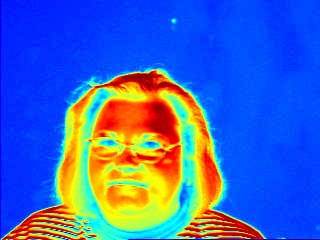
#> input picture Dataset/Sorted Thermal Dataset/fake_thermal/T-1389.jpg, 320 x 240 px, found by its file name; its folder holds 4 pictures in this run
$ jupyter execute Dataset_BMP_to_JPG.ipynb
#> lines starting #> are read from the running program, lines starting #| are printed output that depends on the picture; pictures that were not available may be replaced by others from this repository, and a replacement may not be noted
[cell 1]
from google.colab import drive
drive.mount('/content/drive')

from PIL import Image
import os

# Input and output root directories
input_root = '/content/drive/MyDrive/output_dataset'
output_root = '/content/drive/MyDrive/output_dataset_jpg'

# Create output folders
os.makedirs(os.path.join(output_root, 'thermal'), exist_ok=True)
os.makedirs(os.path.join(output_root, 'visual'), exist_ok=True)

# Helper function to convert images
def convert_bmp_to_jpg(input_folder, output_folder):
    for filename in os.listdir(input_folder):
        if not filename.lower().endswith('.bmp'):
            continue

        bmp_path = os.path.join(input_folder, filename)
        jpg_filename = os.path.splitext(filename)[0] + '.jpg'
        jpg_path = os.path.join(output_folder, jpg_filename)

        try:
            with Image.open(bmp_path) as img:
                rgb_img = img.convert('RGB')  # Ensure it's in RGB format
                rgb_img.save(jpg_path, 'JPEG')
        except Exception as e:
            print(f"Failed to convert {filename}: {e}")

# Convert thermal and visual folders
convert_bmp_to_jpg(os.path.join(input_root, 'thermal'), os.path.join(output_root, 'thermal'))
convert_bmp_to_jpg(os.path.join(input_root, 'visual'), os.path.join(output_root, 'visual'))

# Summary
print("Conversion complete!")
print(f"Thermal JPGs: {len(os.listdir(os.path.join(output_root, 'thermal')))}")
print(f"Visual JPGs:  {len(os.listdir(os.path.join(output_root, 'visual')))}")

[cell 2]
from google.colab import drive
drive.mount('/content/drive')

import os
import cv2

# Input folder: visual images (.jpg)
visual_input_dir = '/content/drive/MyDrive/output_dataset_jpg/visual'
# Output folder: fake thermal images (grayscale)
fake_thermal_output_dir = '/content/drive/MyDrive/output_dataset_jpg/fake_thermal'

# Create output directory if it doesn't exist
os.makedirs(fake_thermal_output_dir, exist_ok=True)

# Process each visual image
for filename in os.listdir(visual_input_dir):
    if not filename.lower().endswith('.jpg'):
        continue

    input_path = os.path.join(visual_input_dir, filename)

    # Extract the number from "V-24.jpg" to reuse in "T-24.jpg"
    image_number = filename.split('-')[-1]  # e.g., '24.jpg'
    thermal_filename = f"T-{image_number}"
    output_path = os.path.join(fake_thermal_output_dir, thermal_filename)

    try:
        # Load image
        img = cv2.imread(input_path)
#> img is the input picture: shape (240, 320, 3); mean B, G, R 188.2, 101.9, 64.9

        # Convert to grayscale
        gray = cv2.cvtColor(img, cv2.COLOR_BGR2GRAY)
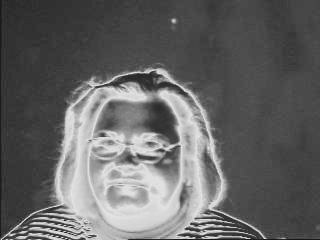
#> gray: shape (240, 320); min 16, max 229, mean 100.7

        # Optional: enhance contrast using histogram equalization
        enhanced = cv2.equalizeHist(gray)
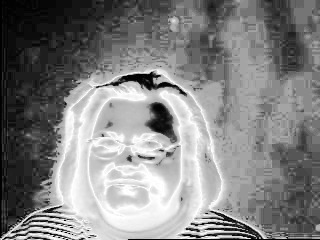
#> enhanced: shape (240, 320); min 0, max 255, mean 129.7

        # Save as fake thermal (high-contrast grayscale)
        cv2.imwrite(output_path, enhanced)
    except Exception as e:
        print(f"❌ Error processing {filename}: {e}")

# Final summary
print("✅ Fake thermal (grayscale) images generated.")
print(f"🖼️ Total images: {len(os.listdir(fake_thermal_output_dir))}")

$ run again, on Dataset/Sorted Thermal Dataset/fake_thermal/T-159.jpg
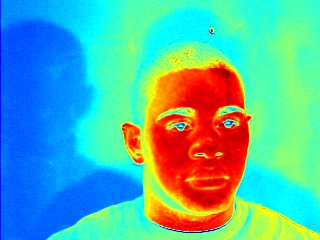
#> input picture Dataset/Sorted Thermal Dataset/fake_thermal/T-159.jpg, 320 x 240 px, found by its file name
#> img is the input picture: shape (240, 320, 3); mean B, G, R 165.7, 179.3, 87.9
#> `gray = cv2.cvtColor(img, cv2.COLOR_BGR2GRAY)`:
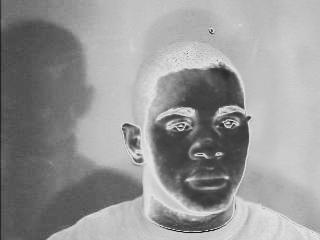
#> gray: shape (240, 320); min 21, max 230, mean 150.4
#> `enhanced = cv2.equalizeHist(gray)`:
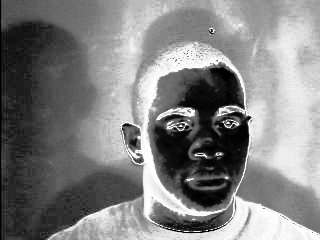
#> enhanced: shape (240, 320); min 0, max 255, mean 129

$ run again, on Dataset/Sorted Thermal Dataset/fake_thermal/T-1642.jpg
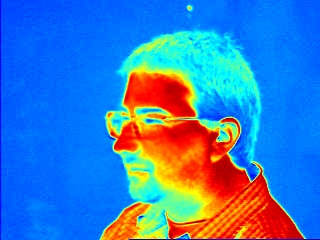
#> input picture Dataset/Sorted Thermal Dataset/fake_thermal/T-1642.jpg, 320 x 240 px, found by its file name
#> img is the input picture: shape (240, 320, 3); mean B, G, R 193, 124.2, 60.1
#> `gray = cv2.cvtColor(img, cv2.COLOR_BGR2GRAY)`:
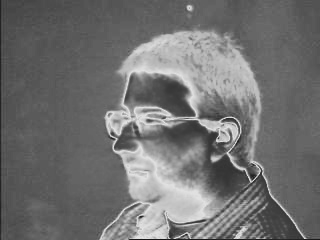
#> gray: shape (240, 320); min 19, max 229, mean 112.9
#> `enhanced = cv2.equalizeHist(gray)`:
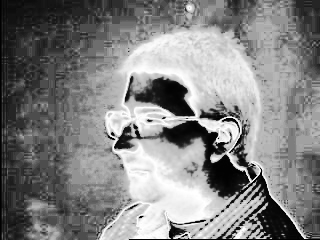
#> enhanced: shape (240, 320); min 0, max 255, mean 129.8

$ run again, on Dataset/Sorted Thermal Dataset/fake_thermal/T-1715.jpg
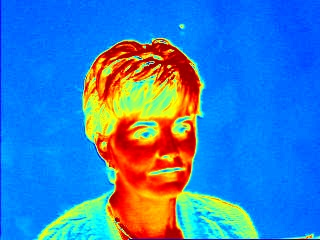
#> input picture Dataset/Sorted Thermal Dataset/fake_thermal/T-1715.jpg, 320 x 240 px, found by its file name
#> img is the input picture: shape (240, 320, 3); mean B, G, R 193.9, 126.7, 57.9
#> `gray = cv2.cvtColor(img, cv2.COLOR_BGR2GRAY)`:
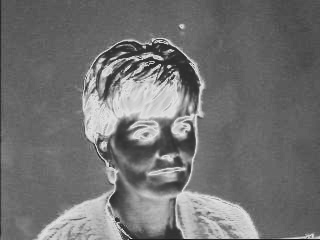
#> gray: shape (240, 320); min 15, max 231, mean 113.8
#> `enhanced = cv2.equalizeHist(gray)`:
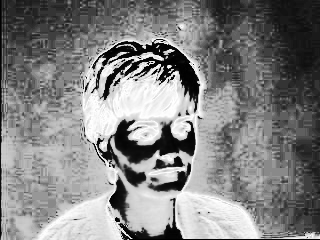
#> enhanced: shape (240, 320); min 0, max 255, mean 129.8
